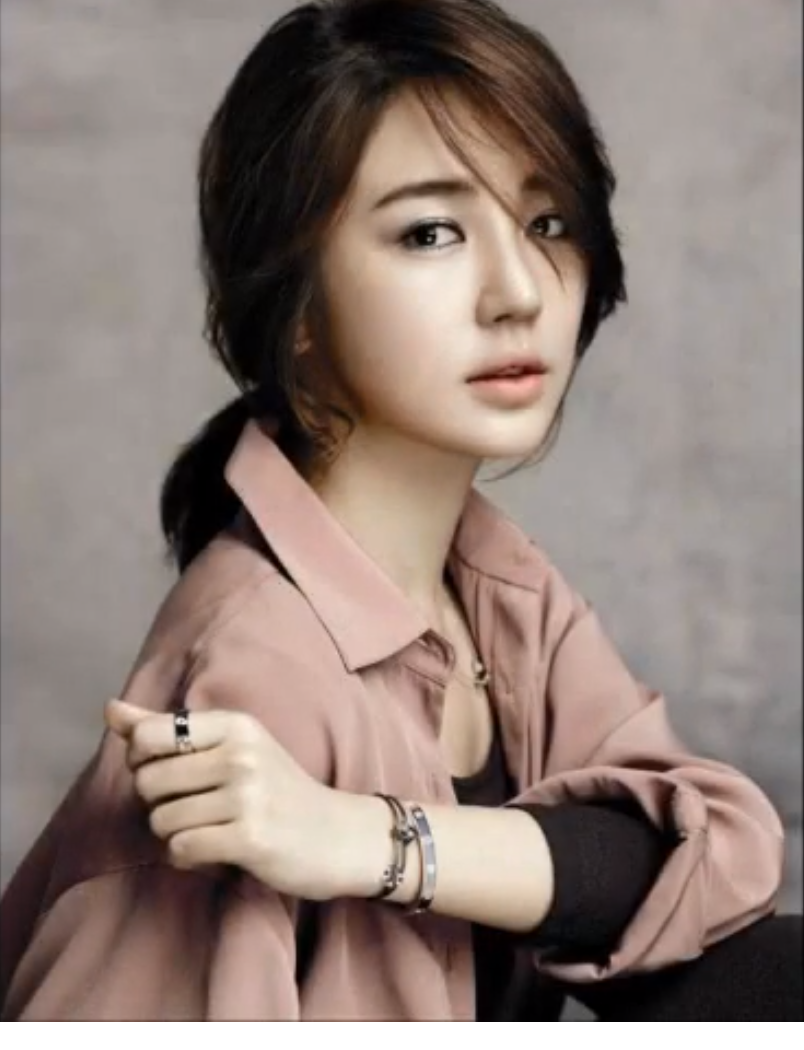
%> input picture lab8/eun_hae.png, 804 x 1050 px
$ octave lab8_cartoonize_eun_hae.m   (GNU Octave 9; MATLAB toolbox functions it lacks are replaced by stand-ins)
%> lines starting %> are read from the running program, lines starting %| are printed output that depends on the picture
im = imread("eun_hae.png");
%> im is the input picture: size 1050x804x3 uint8; mean R, G, B 142.5, 126.3, 119.1
N=10;
threshRGB = multithresh(im,N);
%> threshRGB = [20 43 69 96 121 141 156 175 200 232]
value = [0 threshRGB(2:end) 255];
%> value = [0 43 69 96 121 141 156 175 200 232 255]
quantRGB = imquantize(im, threshRGB, value);
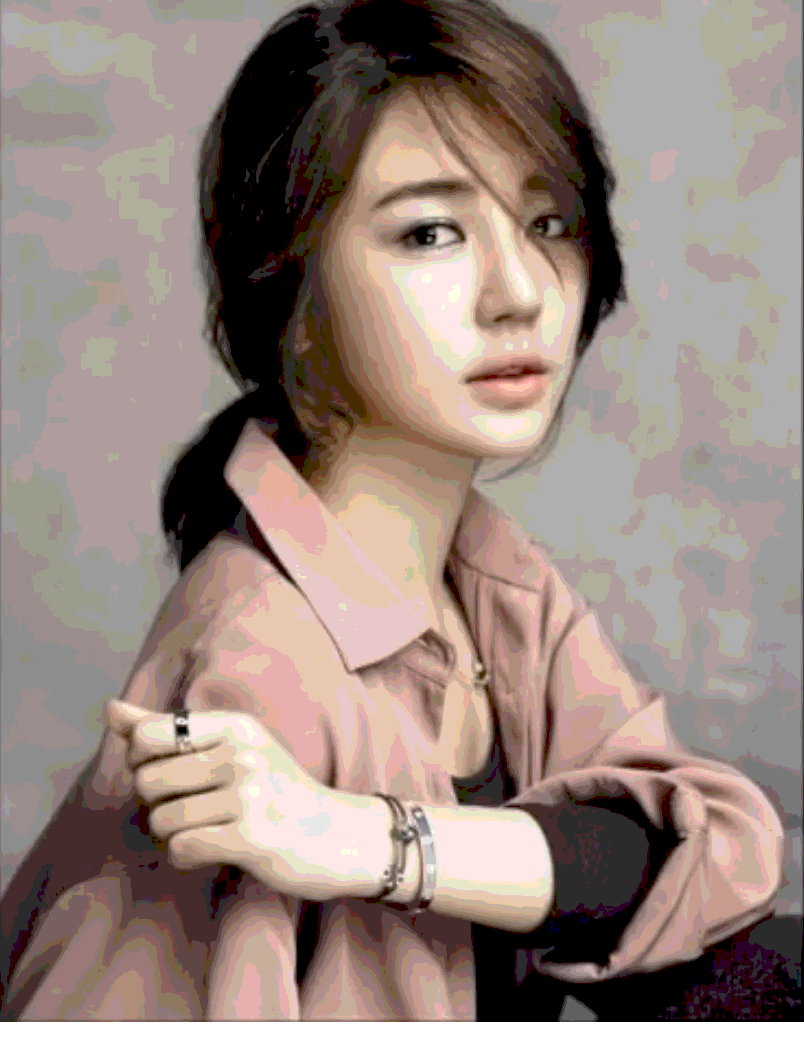
%> quantRGB: size 1050x804x3 uint8; mean R, G, B 151.8, 134.4, 126.9
h=fspecial("prewitt");
A1 = imfilter(im, h.');
A2 = imfilter(im, h.');
h=fspecial("sobel");
B = imfilter(im, h);
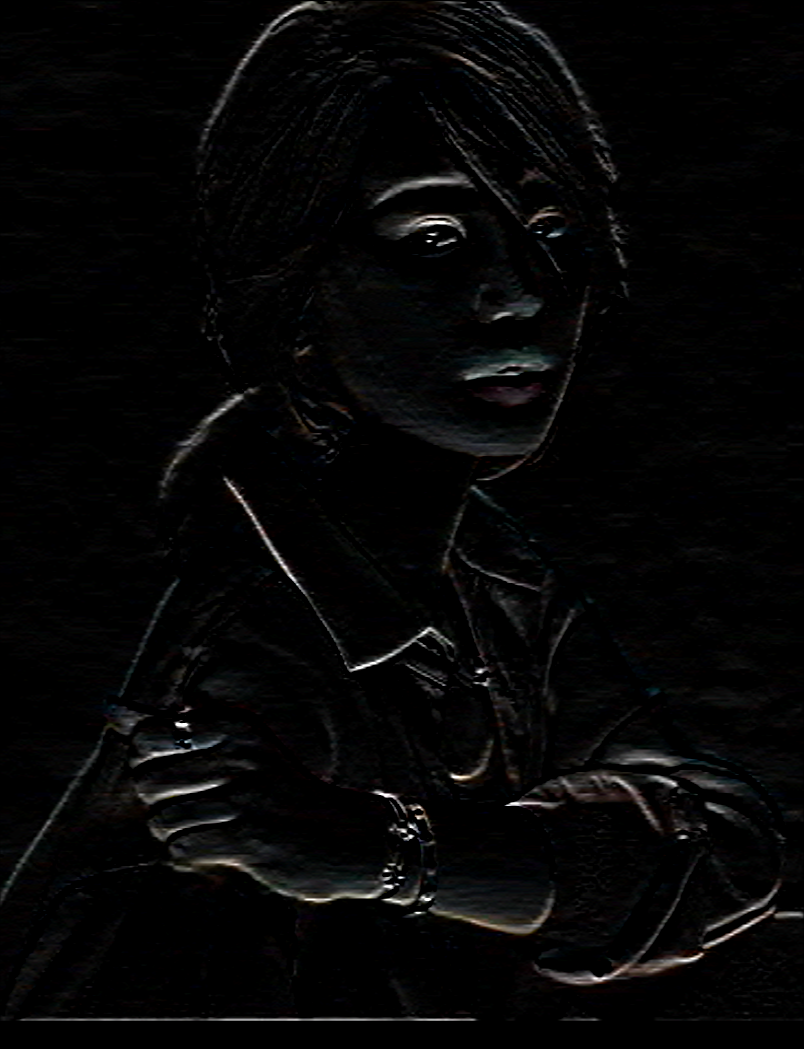
%> B: size 1050x804x3 uint8; mean R, G, B 6.2, 6.1, 6.1
h=fspecial("laplacian");
C = imfilter(im, h);
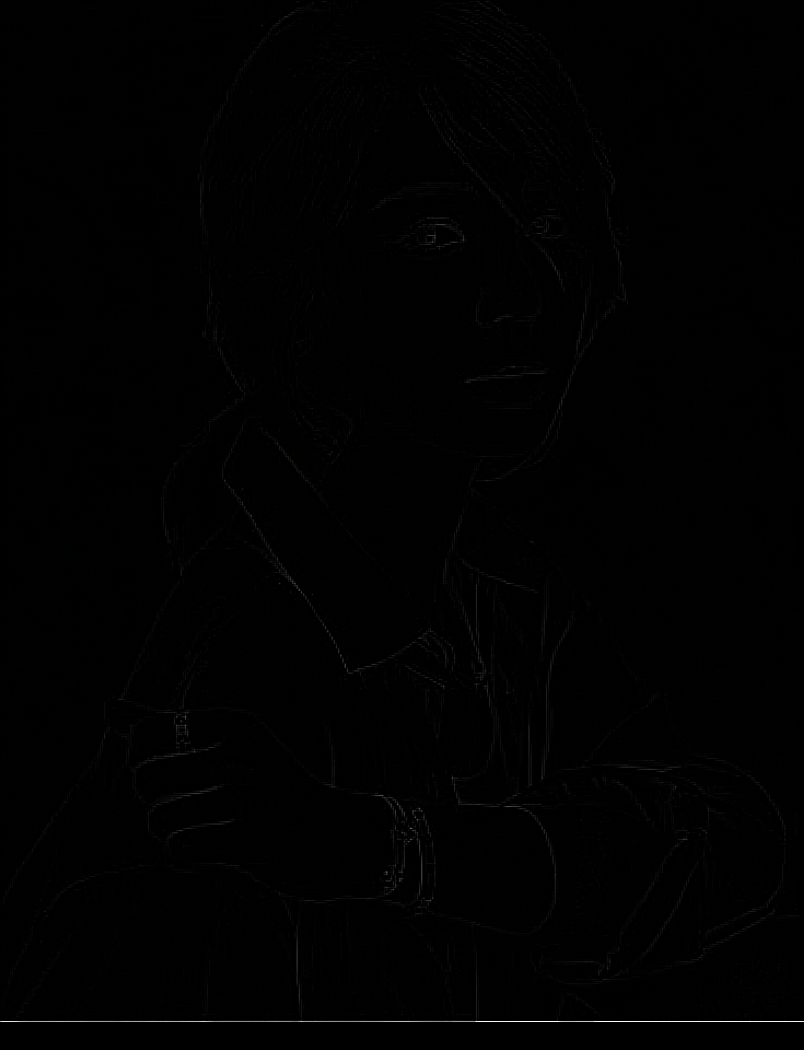
%> C: size 1050x804x3 uint8; mean R, G, B 1, 1, 1
h=fspecial("log");
D = imfilter(im, h);

filter = (A1 + A2 + B + D)*2;
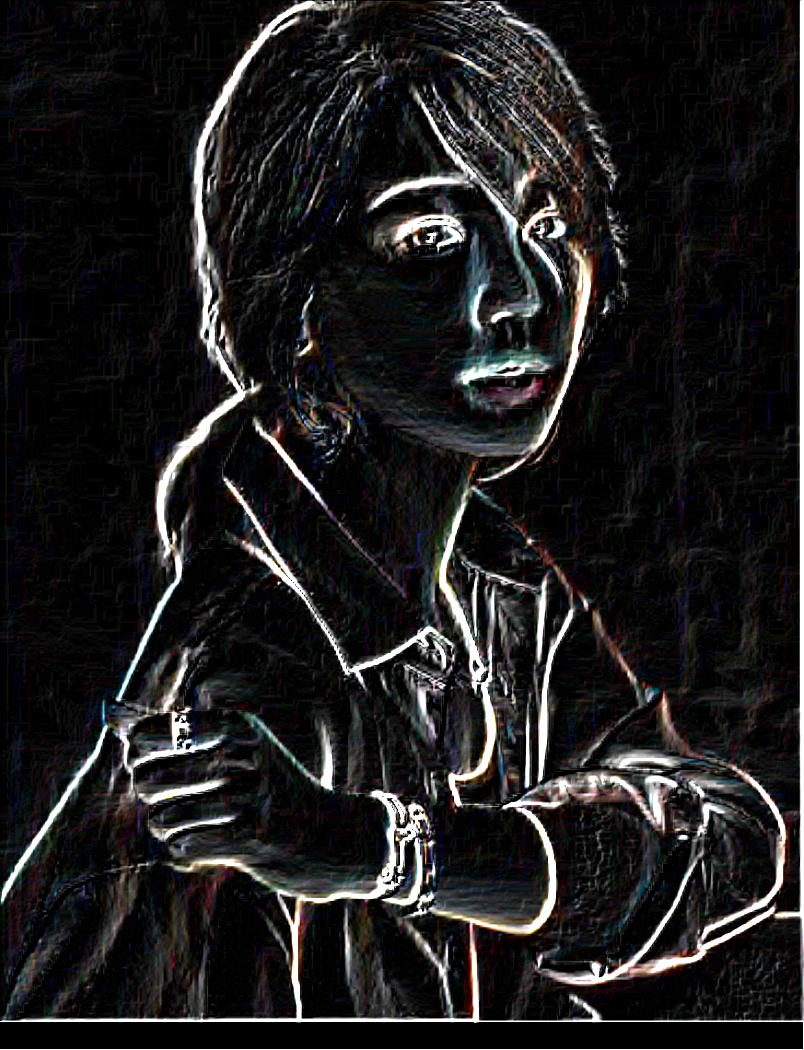
%> filter: size 1050x804x3 uint8; mean R, G, B 31.5, 30.7, 30.9
im = quantRGB - filter;
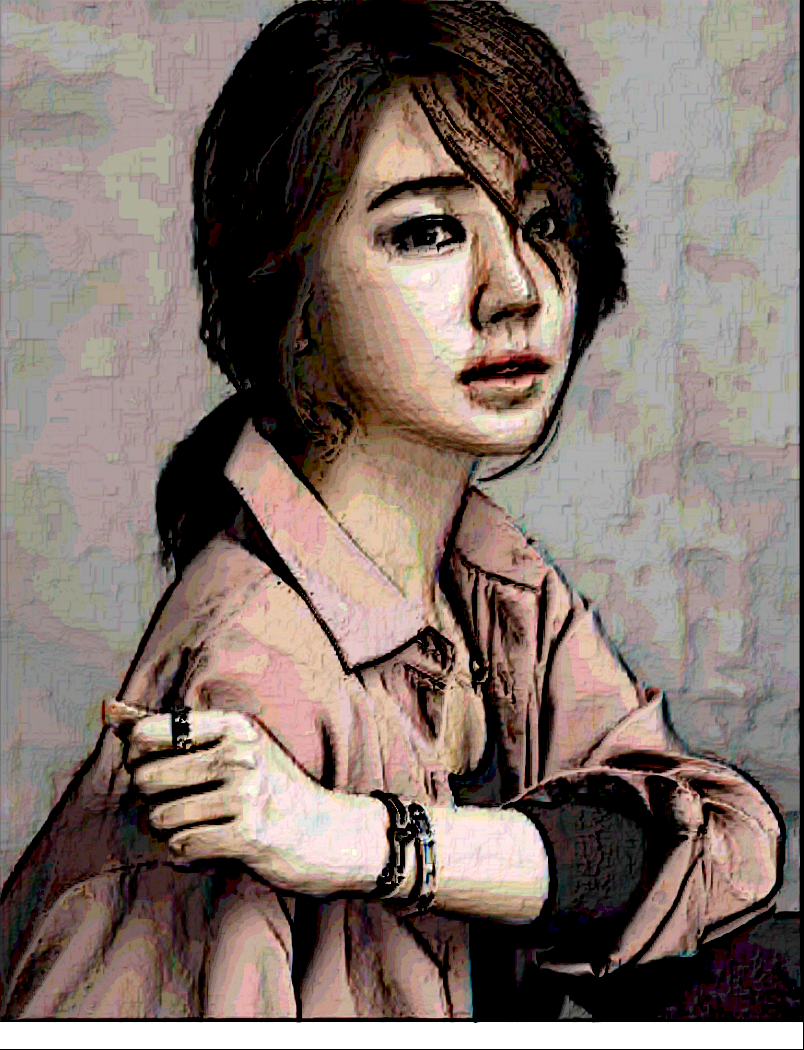
%> im: size 1050x804x3 uint8; mean R, G, B 128.8, 113.8, 107
imshow(im);

$ run again, with lab8/honeypot.jpg saved as lab8/eun_hae.png
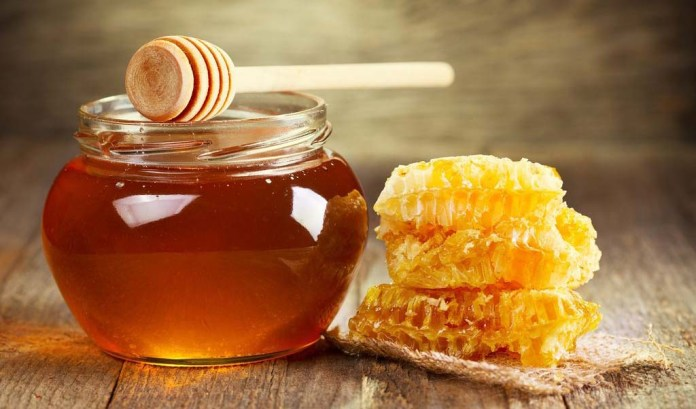
%> input picture lab8/honeypot.jpg, 696 x 409 px
%> im is the input picture: size 409x696x3 uint8; mean R, G, B 159.7, 113.4, 66.9
%> threshRGB = [15 37 58 79 100 121 143 167 193 223]
%> value = [0 37 58 79 100 121 143 167 193 223 255]
%> `filter = (A1 + A2 + B + D)*2;`:
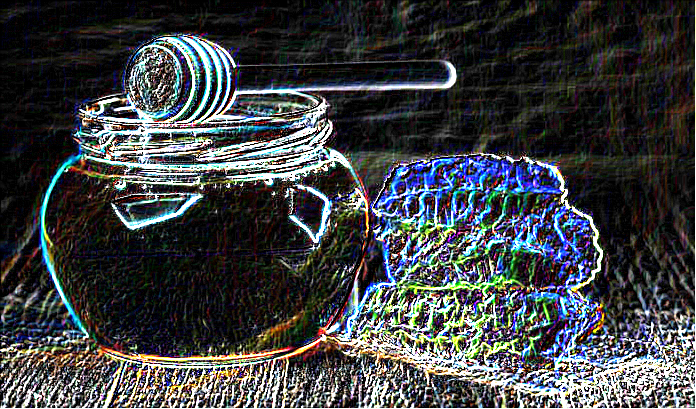
%> filter: size 409x696x3 uint8; mean R, G, B 63.1, 65.9, 68
%> `im = quantRGB - filter;`:
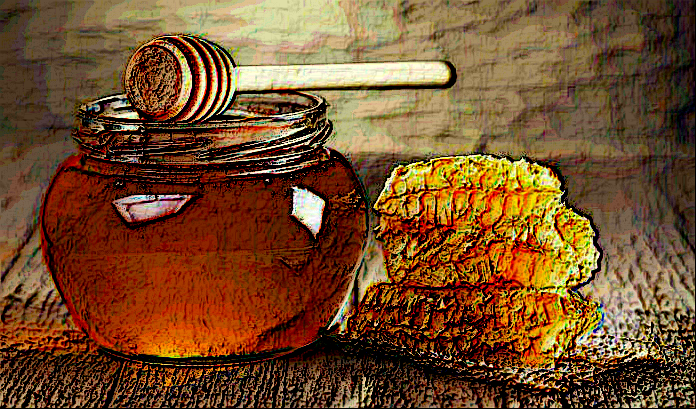
%> im: size 409x696x3 uint8; mean R, G, B 116.1, 77.1, 42.2

$ run again, with lab8/lab8_honeypot.jpg saved as lab8/eun_hae.png
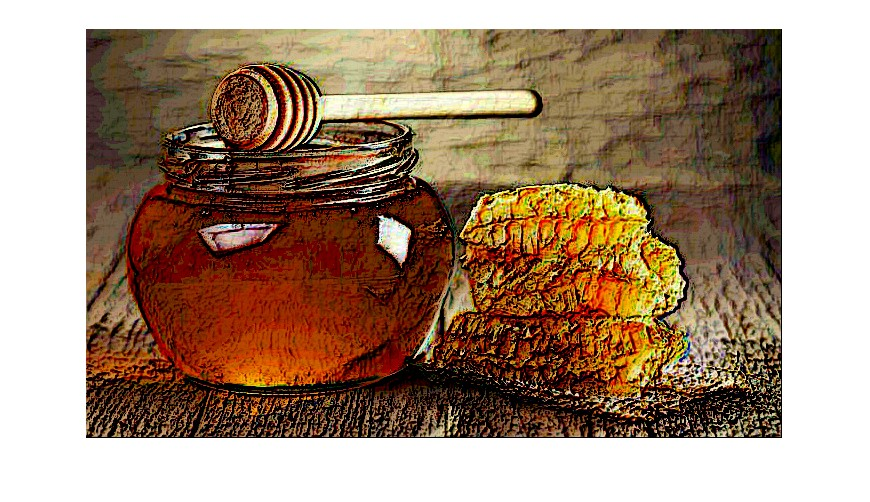
%> input picture lab8/lab8_honeypot.jpg, 870 x 502 px
%> im is the input picture: size 502x870x3 uint8; mean R, G, B 163.7, 139.2, 118.9
%> threshRGB = [12 33 55 78 100 123 146 171 200 235]
%> value = [0 33 55 78 100 123 146 171 200 235 255]
%> `filter = (A1 + A2 + B + D)*2;`:
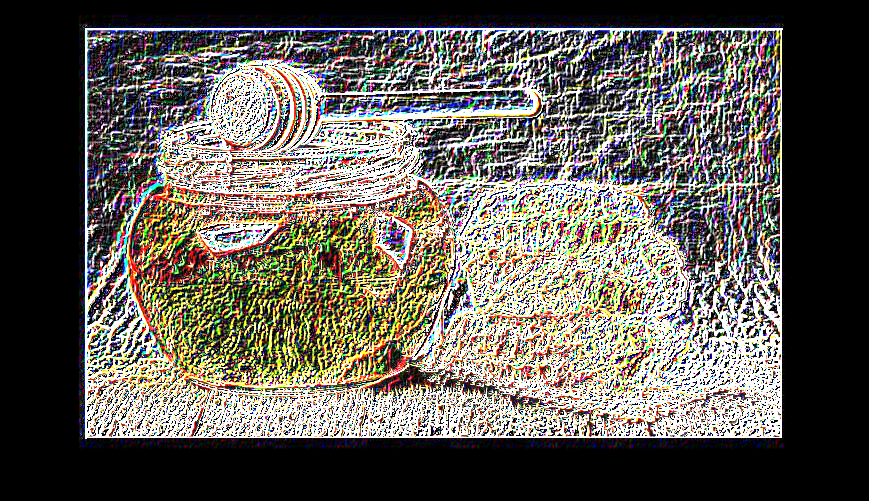
%> filter: size 502x870x3 uint8; mean R, G, B 100.1, 95.2, 88.2
%> `im = quantRGB - filter;`:
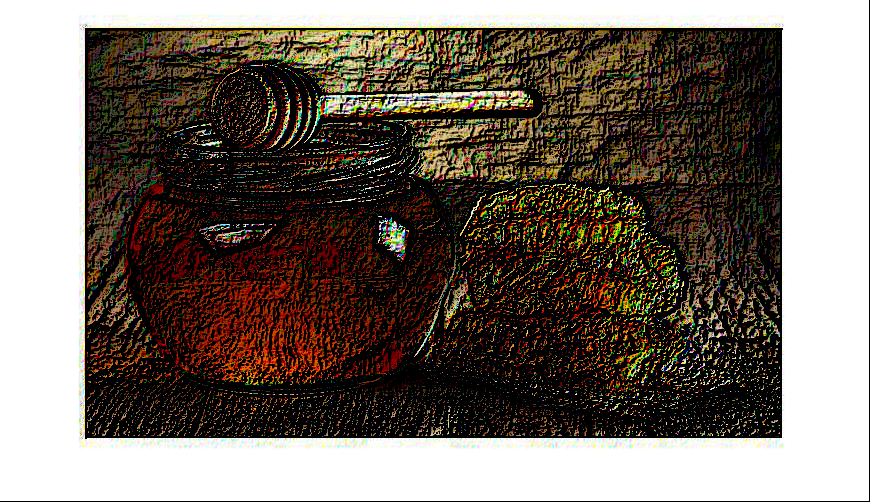
%> im: size 502x870x3 uint8; mean R, G, B 117.7, 108.1, 98.4
